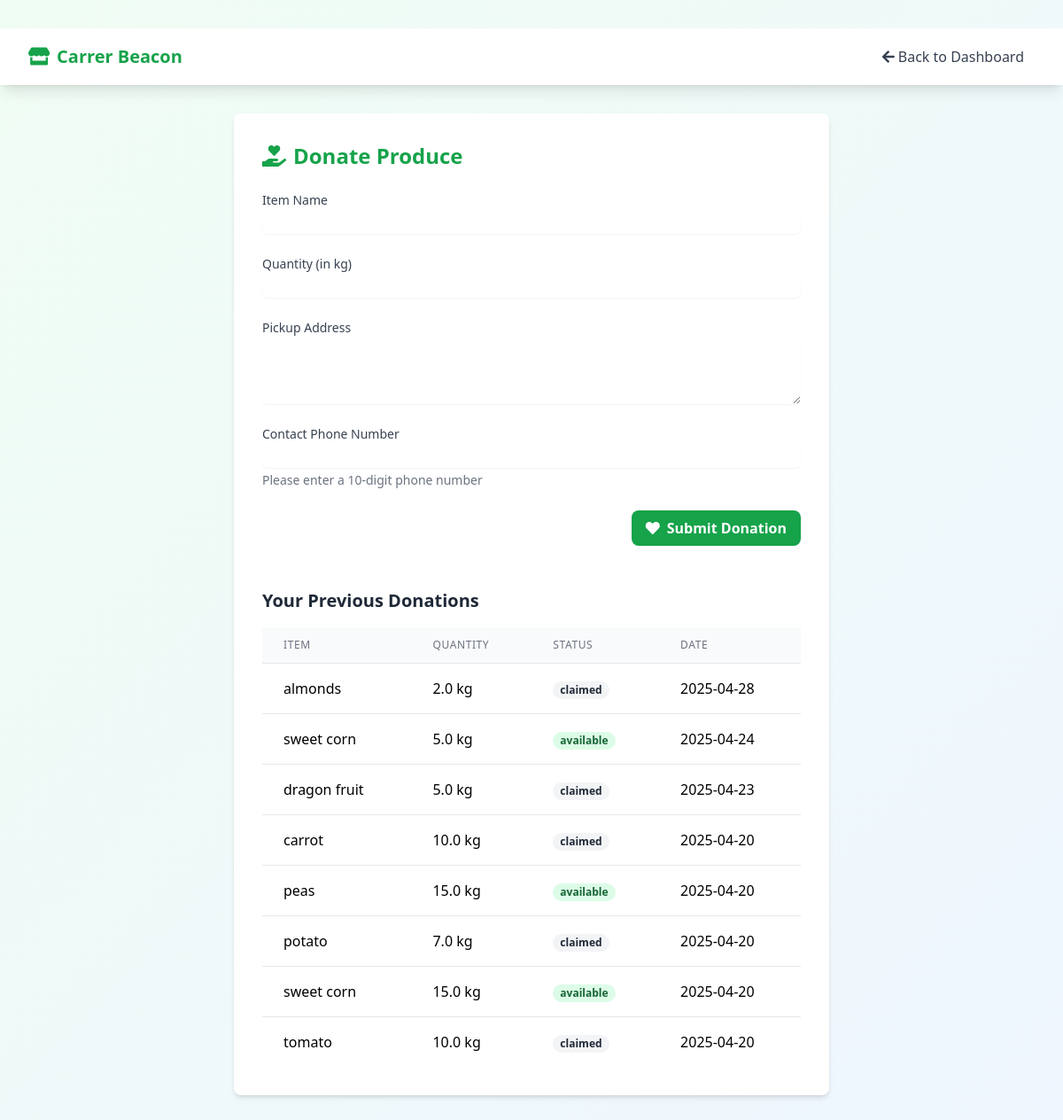
Screenshot of /vendor/donate (signed in) with the database file from the repository.
### tables this page shows
CREATE TABLE donations (
        id INTEGER PRIMARY KEY AUTOINCREMENT,
        item_name TEXT NOT NULL,
        quantity REAL NOT NULL,
        vendor_address TEXT NOT NULL,
        vendor_phone TEXT NOT NULL,
        vendor_id INTEGER NOT NULL,
        created_at TIMESTAMP DEFAULT CURRENT_TIMESTAMP,
        status TEXT DEFAULT 'available',
        FOREIGN KEY (vendor_id) REFERENCES vendors(id)
    );

### app.py (the view, shortened to what this page needs)
@app.route('/vendor/donate', methods=['GET', 'POST'])
def vendor_donate():
    if 'vendor_id' not in session:
        flash('Please login as a vendor first', 'error')
        return redirect(url_for('Vendorlogin'))
    donations = get_vendor_donations(session['vendor_id'])
    return render_template('vendor_donate.html', donations=donations)

### models.py (called while the page is built)
def get_vendor_donations(vendor_id):
    conn = sqlite3.connect("data.db")
    cursor = conn.cursor()
    cursor.execute('''
    SELECT
        id,
        item_name,
        quantity,
        vendor_address,
        vendor_phone,
        created_at,
        status
    FROM donations
    WHERE vendor_id = ?
    ORDER BY created_at DESC
    ''', (vendor_id,))
    donations = cursor.fetchall()
    conn.close()
    return donations

### templates/vendor_donate.html (shortened to what this page needs)
{% extends 'base.html' %}
{% block content %}
<div class="min-h-screen bg-gradient-to-br from-green-50 to-blue-50 py-8">
    <nav class="bg-white shadow-lg mb-8">
        <div class="max-w-7xl mx-auto px-4 sm:px-6 lg:px-8">
            <div class="flex justify-between h-16">
                <div class="flex items-center">
                    <a href="/vendordash" class="text-xl font-bold text-green-600">
                        <i class="fas fa-store mr-2"></i>Carrer Beacon
                    </a>
                </div>
                <div class="flex items-center">
                    <a href="/vendordash" class="text-gray-700 hover:text-green-600 px-3 py-2 rounded-md font-medium">
                        <i class="fas fa-arrow-left mr-1"></i>Back to Dashboard
                    </a>
                </div>
            </div>
        </div>
    </nav>
    <div class="max-w-2xl mx-auto bg-white rounded-lg shadow-md p-8">
        <h2 class="text-2xl font-bold text-green-600 mb-6">
            <i class="fas fa-hand-holding-heart mr-2"></i>Donate Produce
        </h2>
        <form method="POST" action="{{ url_for('vendor_donate') }}" class="space-y-6">
            <div>
                <label for="item_name" class="block text-sm font-medium text-gray-700">Item Name</label>
                <input type="text" name="item_name" id="item_name" required
                    class="mt-1 block w-full rounded-md border-gray-300 shadow-sm focus:border-green-500 focus:ring-green-500">
            </div>
            <div>
                <label for="quantity" class="block text-sm font-medium text-gray-700">Quantity (in kg)</label>
                <input type="number" step="0.01" name="quantity" id="quantity" required
                    class="mt-1 block w-full rounded-md border-gray-300 shadow-sm focus:border-green-500 focus:ring-green-500">
            </div>
            <div>
                <label for="vendor_address" class="block text-sm font-medium text-gray-700">Pickup Address</label>
                <textarea name="vendor_address" id="vendor_address" rows="3" required
                    class="mt-1 block w-full rounded-md border-gray-300 shadow-sm focus:border-green-500 focus:ring-green-500"></textarea>
            </div>
            <div>
                <label for="vendor_phone" class="block text-sm font-medium text-gray-700">Contact Phone Number</label>
                <input type="tel" name="vendor_phone" id="vendor_phone" required pattern="[0-9]{10}"
                    class="mt-1 block w-full rounded-md border-gray-300 shadow-sm focus:border-green-500 focus:ring-green-500">
                <p class="mt-1 text-sm text-gray-500">Please enter a 10-digit phone number</p>
            </div>
            <div class="flex justify-end">
                <button type="submit"
                    class="bg-green-600 hover:bg-green-700 text-white font-bold py-2 px-4 rounded-lg inline-flex items-center">
                    <i class="fas fa-heart mr-2"></i>
                    Submit Donation
                </button>
            </div>
        </form>
        <div class="mt-12">
            <h3 class="text-xl font-semibold text-gray-800 mb-4">Your Previous Donations</h3>
            <div class="overflow-x-auto">
                <table class="min-w-full divide-y divide-gray-200">
                    <thead class="bg-gray-50">
                        <tr>
                            <th class="px-6 py-3 text-left text-xs font-medium text-gray-500 uppercase tracking-wider">Item</th>
                            <th class="px-6 py-3 text-left text-xs font-medium text-gray-500 uppercase tracking-wider">Quantity</th>
                            <th class="px-6 py-3 text-left text-xs font-medium text-gray-500 uppercase tracking-wider">Status</th>
                            <th class="px-6 py-3 text-left text-xs font-medium text-gray-500 uppercase tracking-wider">Date</th>
                        </tr>
                    </thead>
                    <tbody class="bg-white divide-y divide-gray-200">
                        {% for donation in donations %}
                        <tr>
                            <td class="px-6 py-4 whitespace-nowrap">{{ donation[1] }}</td>
                            <td class="px-6 py-4 whitespace-nowrap">{{ donation[2] }} kg</td>
                            <td class="px-6 py-4 whitespace-nowrap">
                                <span class="px-2 inline-flex text-xs leading-5 font-semibold rounded-full
                                    {% if donation[6] == 'available' %}
                                        bg-green-100 text-green-800
                                    {% else %}
                                        bg-gray-100 text-gray-800
                                    {% endif %}">
                                    {{ donation[6] }}
                                </span>
                            </td>
                            <td class="px-6 py-4 whitespace-nowrap">{{ donation[5].split()[0] }}</td>
                        </tr>
                        {% endfor %}
                    </tbody>
                </table>
            </div>
        </div>
    </div>
</div>
{% endblock %}

### templates/base.html (shortened to what this page needs)
<!DOCTYPE html>
<html lang="en">
<head>
    <script src="https://cdn.tailwindcss.com"></script>
    <link rel="stylesheet" href="https://cdnjs.cloudflare.com/ajax/libs/font-awesome/5.15.4/css/all.min.css">
</head>
<body class="min-h-screen bg-gradient-to-br from-green-50 to-blue-50">
    {% block content %}{% endblock %}
</body>
</html>

### rows the page displays
donations: item_name "almonds", quantity "2.0", status "claimed", created_at "2025-04-28"
donations: item_name "sweet corn", quantity "5.0", status "available", created_at "2025-04-24"
donations: item_name "dragon fruit", quantity "5.0", status "claimed", created_at "2025-04-23"
donations: item_name "carrot", quantity "10.0", status "claimed", created_at "2025-04-20"
donations: item_name "peas", quantity "15.0", status "available", created_at "2025-04-20"
donations: item_name "potato", quantity "7.0", status "claimed", created_at "2025-04-20"
donations: item_name "sweet corn", quantity "15.0", status "available", created_at "2025-04-20"
donations: item_name "tomato", quantity "10.0", status "claimed", created_at "2025-04-20"
